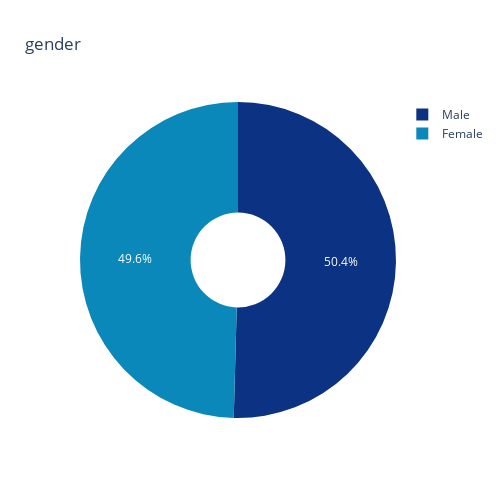
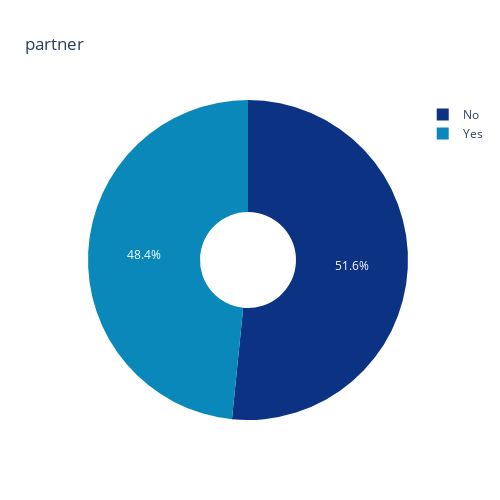
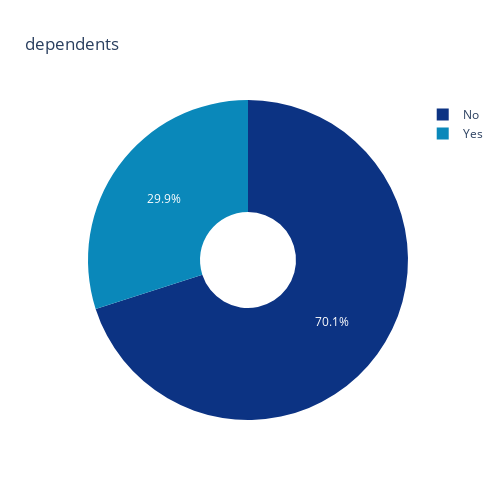
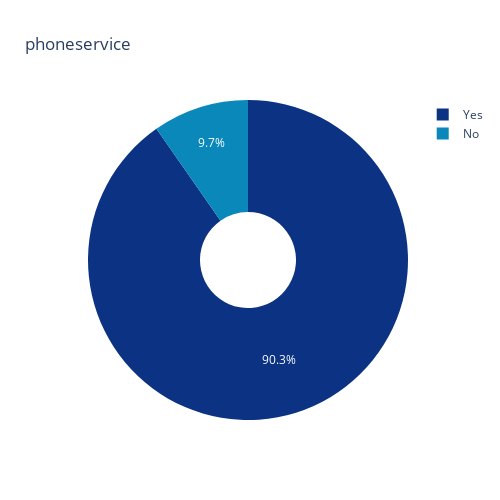

Notebook code cell kept with these figures, in order:
### Code cell
for cat in cat_col:
    data = pd.DataFrame(churn_df[cat].value_counts())
    fig = px.pie(data,names=data.index,title=cat,values=data['count'].values,height=500,width=500,hole=0.3,color_discrete_sequence=px.colors.plotlyjs.Portland)
        # sns.countplot(x=cat,data=churn_df)
    fig.show()

### Figure 1 — Plotly figure (JSON) as saved in the notebook; plotly's stock layout.template omitted (floating-point values rounded to 4 significant figures)
{"data": [{"domain": {"x": [0, 1], "y": [0, 1]}, "hole": 0.3, "hovertemplate": "gender=%{label}<br>value=%{value}<extra></extra>", "labels": ["Male", "Female"], "legendgroup": "", "name": "", "showlegend": true, "type": "pie", "values": [3535, 3475]}], "layout": {"height": 500, "legend": {"tracegroupgap": 0}, "piecolorway": ["rgb(12,51,131)", "rgb(10,136,186)", "rgb(242,211,56)", "rgb(242,143,56)", "rgb(217,30,30)"], "title": {"text": "gender"}, "width": 500}}

### Figure 2 — Plotly figure (JSON) as saved in the notebook; plotly's stock layout.template omitted (floating-point values rounded to 4 significant figures)
{"data": [{"domain": {"x": [0, 1], "y": [0, 1]}, "hole": 0.3, "hovertemplate": "partner=%{label}<br>value=%{value}<extra></extra>", "labels": ["No", "Yes"], "legendgroup": "", "name": "", "showlegend": true, "type": "pie", "values": [3617, 3393]}], "layout": {"height": 500, "legend": {"tracegroupgap": 0}, "piecolorway": ["rgb(12,51,131)", "rgb(10,136,186)", "rgb(242,211,56)", "rgb(242,143,56)", "rgb(217,30,30)"], "title": {"text": "partner"}, "width": 500}}

### Figure 3 — Plotly figure (JSON) as saved in the notebook; plotly's stock layout.template omitted (floating-point values rounded to 4 significant figures)
{"data": [{"domain": {"x": [0, 1], "y": [0, 1]}, "hole": 0.3, "hovertemplate": "dependents=%{label}<br>value=%{value}<extra></extra>", "labels": ["No", "Yes"], "legendgroup": "", "name": "", "showlegend": true, "type": "pie", "values": [4911, 2099]}], "layout": {"height": 500, "legend": {"tracegroupgap": 0}, "piecolorway": ["rgb(12,51,131)", "rgb(10,136,186)", "rgb(242,211,56)", "rgb(242,143,56)", "rgb(217,30,30)"], "title": {"text": "dependents"}, "width": 500}}

### Figure 4 — Plotly figure (JSON) as saved in the notebook; plotly's stock layout.template omitted (floating-point values rounded to 4 significant figures)
{"data": [{"domain": {"x": [0, 1], "y": [0, 1]}, "hole": 0.3, "hovertemplate": "phoneservice=%{label}<br>value=%{value}<extra></extra>", "labels": ["Yes", "No"], "legendgroup": "", "name": "", "showlegend": true, "type": "pie", "values": [6330, 680]}], "layout": {"height": 500, "legend": {"tracegroupgap": 0}, "piecolorway": ["rgb(12,51,131)", "rgb(10,136,186)", "rgb(242,211,56)", "rgb(242,143,56)", "rgb(217,30,30)"], "title": {"text": "phoneservice"}, "width": 500}}
